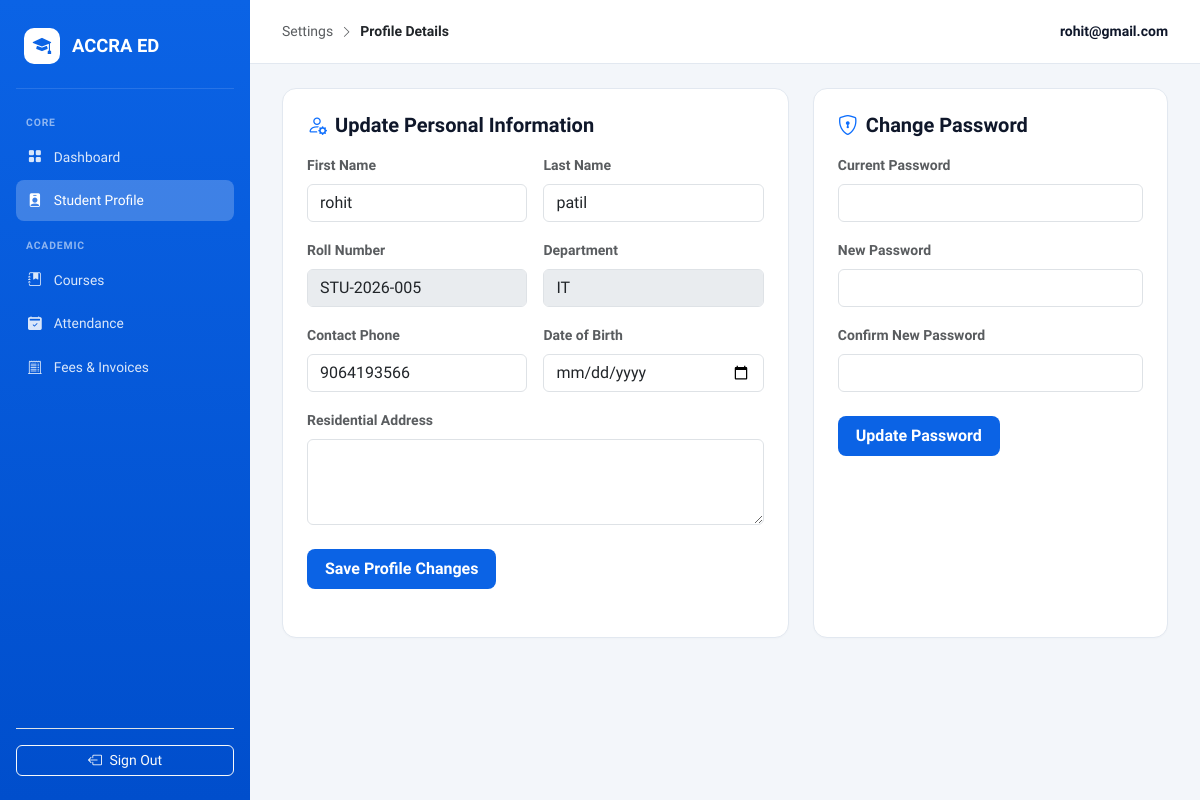
Page /profile/ (signed in) on the committed database.
### accounts/models.py (models this page shows, shortened)
class User(AbstractUser):
    class Role(models.TextChoices):
        ADMIN = 'ADMIN', 'Admin'
        STUDENT = 'STUDENT', 'Student'
        FACULTY = 'FACULTY', 'Faculty'
    role = models.CharField(
        max_length=20,
        choices=Role.choices,
        default=Role.STUDENT
    )
    email = models.EmailField(unique=True)
    USERNAME_FIELD = 'email'
    REQUIRED_FIELDS = ['username', 'first_name', 'last_name']

### students/models.py (models this page shows, shortened)
class Student(models.Model):
    user = models.OneToOneField(
        settings.AUTH_USER_MODEL,
        on_delete=models.CASCADE,
        related_name='student_profile'
    )
    roll_number = models.CharField(max_length=20, unique=True)
    department = models.CharField(max_length=100)
    phone_number = models.CharField(max_length=15, blank=True)
    date_of_birth = models.DateField(null=True, blank=True)
    address = models.TextField(blank=True)
    created_at = models.DateTimeField(auto_now_add=True)

### students/views.py (the view, shortened to what this page needs)
# urls.py: path('profile/', profile_view, name='profile'),
@login_required
def profile_view(request):
    user = request.user
    if user.role != 'STUDENT' or not hasattr(user, 'student_profile'):
        messages.warning(request, "Only students have access to the profile settings page.")
        return redirect('dashboard')
    student = user.student_profile
    profile_form = StudentProfileUpdateForm(instance=student)
    password_form = PasswordChangeForm(user=user)
    return render(request, 'profile.html', {
        'student': student,
        'profile_form': profile_form,
        'password_form': password_form
    })

### students/forms.py (shortened to what this page needs)
class StudentProfileUpdateForm(forms.ModelForm):
    first_name = forms.CharField(
        max_length=30,
        required=True,
        widget=forms.TextInput(attrs={'class': 'form-control'})
    )
    last_name = forms.CharField(
        max_length=30,
        required=True,
        widget=forms.TextInput(attrs={'class': 'form-control'})
    )
    class Meta:
        model = Student
        fields = ['phone_number', 'date_of_birth', 'address']
        widgets = {
            'phone_number': forms.TextInput(attrs={'class': 'form-control'}),
            'date_of_birth': forms.DateInput(attrs={'class': 'form-control', 'type': 'date'}),
            'address': forms.Textarea(attrs={'class': 'form-control', 'rows': 3}),
        }
    def __init__(self, *args, **kwargs):
        super().__init__(*args, **kwargs)
        if self.instance and self.instance.user:
            self.fields['first_name'].initial = self.instance.user.first_name
            self.fields['last_name'].initial = self.instance.user.last_name

### templates/profile.html (shortened to what this page needs)
<!DOCTYPE html>
<html lang="en">
<head>
    <link href="https://cdn.jsdelivr.net/npm/bootstrap@5.3.3/dist/css/bootstrap.min.css" rel="stylesheet">
    <link rel="stylesheet" href="https://cdn.jsdelivr.net/npm/bootstrap-icons@1.11.3/font/bootstrap-icons.min.css">
</head>
<body>
<div class="app-layout">
    <aside class="sidebar">
        <div class="brand-box">
            <div class="brand-icon"><i class="bi bi-mortarboard-fill"></i></div>
            <span>ACCRA ED</span>
        </div>
        <div class="nav-category">Core</div>
        <a href="{% url 'dashboard' %}" class="nav-item-link"><i class="bi bi-grid-fill"></i> Dashboard</a>
        <a href="{% url 'profile' %}" class="nav-item-link active"><i class="bi bi-person-badge-fill"></i> Student Profile</a>
        <div class="nav-category">Academic</div>
        <a href="{% url 'dashboard' %}#courses-section" class="nav-item-link"><i class="bi bi-journal-bookmark-fill"></i> Courses</a>
        <a href="{% url 'dashboard' %}#attendance-section" class="nav-item-link"><i class="bi bi-calendar2-check-fill"></i> Attendance</a>
        <a href="{% url 'dashboard' %}#fees-section" class="nav-item-link"><i class="bi bi-receipt-cutoff"></i> Fees & Invoices</a>
        <div class="mt-auto pt-3 border-top border-white-50">
            <form method="POST" action="{% url 'logout' %}">
                <button type="submit" class="btn btn-outline-light w-100 btn-sm rounded-2">
                    <i class="bi bi-box-arrow-left me-1"></i> Sign Out
                </button>
            </form>
        </div>
    </aside>
    <main class="workspace">
        <header class="top-bar">
            <div class="small text-muted">
                Settings <i class="bi bi-chevron-right mx-1 small"></i> <strong class="text-dark">Profile Details</strong>
            </div>
            <div class="fw-bold small">{{ user.email }}</div>
        </header>
        <div class="content-area">
            <div class="row g-4">
                <div class="col-lg-7">
                    <div class="panel-card h-100">
                        <h5 class="fw-bold mb-3"><i class="bi bi-person-gear text-primary me-2"></i>Update Personal Information</h5>
                        <form method="POST">
                            <div class="row g-3 mb-3">
                                <div class="col-md-6">
                                    <label class="form-label small fw-bold text-muted">First Name</label>
                                    {{ profile_form.first_name }}
                                </div>
                                <div class="col-md-6">
                                    <label class="form-label small fw-bold text-muted">Last Name</label>
                                    {{ profile_form.last_name }}
                                </div>
                            </div>
                            <div class="row g-3 mb-3">
                                <div class="col-md-6">
                                    <label class="form-label small fw-bold text-muted">Roll Number</label>
                                    <input type="text" class="form-control" value="{{ student.roll_number }}" disabled>
                                </div>
                                <div class="col-md-6">
                                    <label class="form-label small fw-bold text-muted">Department</label>
                                    <input type="text" class="form-control" value="{{ student.department }}" disabled>
                                </div>
                            </div>
                            <div class="row g-3 mb-3">
                                <div class="col-md-6">
                                    <label class="form-label small fw-bold text-muted">Contact Phone</label>
                                    {{ profile_form.phone_number }}
                                </div>
                                <div class="col-md-6">
                                    <label class="form-label small fw-bold text-muted">Date of Birth</label>
                                    {{ profile_form.date_of_birth }}
                                </div>
                            </div>
                            <div class="mb-4">
                                <label class="form-label small fw-bold text-muted">Residential Address</label>
                                {{ profile_form.address }}
                            </div>
                            <button type="submit" class="btn btn-action-blue">Save Profile Changes</button>
                        </form>
                    </div>
                </div>
                <div class="col-lg-5">
                    <div class="panel-card h-100">
                        <h5 class="fw-bold mb-3"><i class="bi bi-shield-lock text-primary me-2"></i>Change Password</h5>
                        <form method="POST">
                            <div class="mb-3">
                                <label class="form-label small fw-bold text-muted">Current Password</label>
                                <input type="password" name="old_password" class="form-control" required>
                            </div>
                            <div class="mb-3">
                                <label class="form-label small fw-bold text-muted">New Password</label>
                                <input type="password" name="new_password1" class="form-control" required>
                            </div>
                            <div class="mb-4">
                                <label class="form-label small fw-bold text-muted">Confirm New Password</label>
                                <input type="password" name="new_password2" class="form-control" required>
                            </div>
                            <button type="submit" class="btn btn-action-blue">Update Password</button>
                        </form>
                    </div>
                </div>
            </div>
        </div>
    </main>
</div>
</body>
</html>

### templates/profile.html (style rules this page uses)
:root { --primary-blue: #0b63e5; --sidebar-dark: #004ecc; --bg-canvas: #f3f6fa; --card-border: #e2e8f0; --text-dark: #0f172a; --text-muted: #64748b; }
body { font-family: 'Plus Jakarta Sans', sans-serif; background-color: var(--bg-canvas); color: var(--text-dark); margin: 0; }
.app-layout { display: flex; min-height: 100vh; }
.sidebar { width: 250px; background: linear-gradient(180deg, var(--primary-blue) 0%, var(--sidebar-dark) 100%); color: #fff; flex-shrink: 0; padding: 24px 16px; position: sticky; top: 0; height: 100vh; display: flex; flex-direction: column; }
.brand-box { display: flex; align-items: center; gap: 12px; padding: 4px 8px 24px; font-size: 1.15rem; font-weight: 800; border-bottom: 1px solid rgba(255,255,255,0.12); margin-bottom: 12px; }
.brand-icon { width: 36px; height: 36px; background: #fff; color: var(--primary-blue); border-radius: 10px; display: flex; align-items: center; justify-content: center; font-size: 1.15rem; font-weight: bold; }
.nav-category { font-size: 0.65rem; font-weight: 700; text-transform: uppercase; letter-spacing: 0.08em; color: rgba(255,255,255,0.55); padding: 14px 10px 6px; }
.nav-item-link { display: flex; align-items: center; gap: 12px; padding: 10px 12px; color: rgba(255,255,255,0.85); text-decoration: none; font-size: 0.86rem; font-weight: 500; border-radius: 8px; margin-bottom: 3px; }
.nav-item-link:hover, .nav-item-link.active { background: rgba(255,255,255,0.22); color: #fff; }
.workspace { flex-grow: 1; display: flex; flex-direction: column; min-width: 0; }
.top-bar { height: 64px; background: #fff; border-bottom: 1px solid var(--card-border); display: flex; align-items: center; justify-content: space-between; padding: 0 32px; }
.content-area { padding: 24px 32px; }
.panel-card { background: #fff; border: 1px solid var(--card-border); border-radius: 14px; padding: 24px; box-shadow: 0 1px 2px rgba(0,0,0,0.02); margin-bottom: 24px; }
.btn-action-blue { background-color: var(--primary-blue); color: white; border: none; font-weight: 600; padding: 8px 18px; border-radius: 8px; }

### rows in the picture
User: email "rohit@gmail.com", first_name "rohit", last_name "patil"
Student: roll_number "STU-2026-005", department "IT", phone_number "9064193566"
